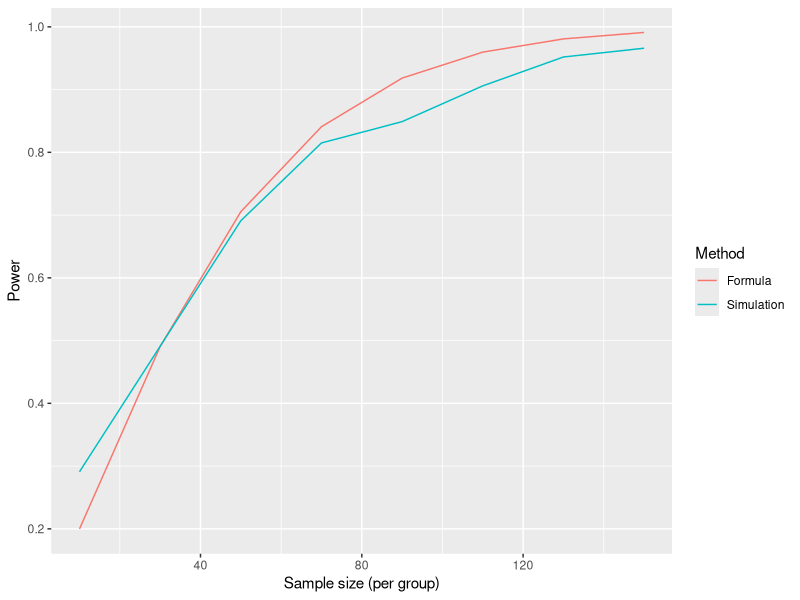
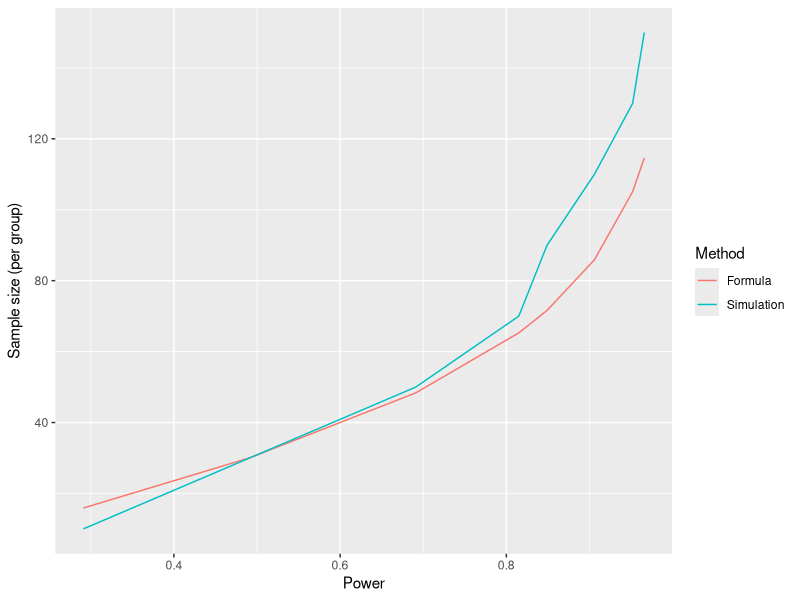

Here is the R script that generated these plots, in order: (Note: a time limit stopped this script after it produced the figures.)
# Basic Sample Size Calculation

#### Data Generating Function ####
create_rct_data <- function(n, procedure, mu_0, mu_1, sigma_0, sigma_1) {
  # Randomization procedure 1
  if (procedure == 1){
    group <- sample(rep(c(0,1),n)) 
  }
  
  # Randomization procedure 2: Binomial
  # most random way to generate the sequence:note that this result in non-equal 
  # sample size per arm
  if (procedure == 2){
    group <- (runif(2*n) > 0.5)*1
  }
  
  
  # Randomization procedure 3: Truncated Binomial
  else{
    group <- c()
    for (i in 1:(2*n)) {
      a <- sum(group == 1)
      b <- sum(group == 0)
      if (max(a, b) >= n) {
        group <- c(group, rep(1, n - a), rep(0, n - b))
        break
      }
      group <- c(group, (runif(1) > 0.5)*1)
    }
  }
  
  outcome <- (1-group) * rnorm(n=n, mean=mu_0, sd=sigma_0) +
    group * rnorm(n=n, mean=mu_1, sd=sigma_1)
  return(data.frame("group"=group, "outcome"=outcome))
}

# Test data-generating function
create_rct_data(n=3, 3, mu_0=2, mu_1=4, sigma_0=0.1, sigma_1=0.1)

# Test whether to reject null-hypothesis using z-test
run_test <- function(data) {
  #test_result <- t.test(outcome~group, data=data)
  #return(as.integer(test_result$p.value<0.05))
  
  group_means <- tapply(data$outcome, data$group, mean)
  group_sds <- tapply(data$outcome, data$group, sd)
  n1 <- sum(data$group == levels(as.factor(data$group))[1])
  n2 <- sum(data$group == levels(as.factor(data$group))[2])
  
  z_score <- (group_means[1] - group_means[2]) / sqrt((group_sds[1]^2 / n1) + (group_sds[2]^2 / n2))
  p_value <- 2 * (1 - pnorm(abs(z_score)))
  
  return(as.integer(p_value < 0.05))
}

#### Simulation Study ####
set.seed(43)
kSim <- 1000
power_sim <- data.frame(matrix(ncol = 2, nrow = 0))
colnames(power_sim) <- c("SampleSize","Power")
sample_size <- seq(10,150,20)
start_time <- Sys.time()
for (i in 1:length(sample_size)){
  df_temp <- data.frame(matrix(ncol = 3, nrow = 0))
  colnames(df_temp) <- c("nSim","sampleSize","test")
  #print(df_temp)
  for (k in 1:kSim){
    data <- create_rct_data(n = sample_size[i], 3, mu_0=17, mu_1=18, sigma_0=2, sigma_1=2)
    result <- run_test(data)
    # Do not use rbind, as it changes the original column names of the dataframe
    df_temp[k,] <- c(nSim = k,sampleSize = sample_size[i],test = result)
    #print(df_temp)
  }
  power_sim[i,] <- c(sample_size[i],sum(df_temp$test)/kSim)
}
print(power_sim)
end_time <- Sys.time()
print(end_time - start_time)

#### Check with the formula ####
power_formula <- function (n){
  pnorm(sqrt((n*(17-18)^2)/(2^2+2^2)) - qnorm(0.025, lower.tail=F))
}
power_fm <- sapply(sample_size, power_formula)

n_formula <- function (pw){
  (qnorm(0.025, lower.tail=F)+qnorm((1-pw), lower.tail = F))^2*(2^2+2^2)/((17-18)^2)
}
n_fm <- sapply(power_sim$Power, n_formula)
n_fm

library(ggplot2)
# x-sample size y-power plot
ggplot(data.frame(
  n = rep(sample_size, 2),
  power = c(power_sim$Power, power_fm),
  which = rep(c("Simulation","Formula"), each=length(sample_size))
), aes(x=n, y=power, color=factor(which))) +
  geom_line() +
  labs(color="Method", y="Power", x="Sample size (per group)")

# x-power y-sample size plot
ggplot(data.frame(
  power = rep(power_sim$Power, 2),
  n = c(power_sim$SampleSize, n_fm),
  which = rep(c("Simulation","Formula"), each=length(sample_size))
), aes(y=n, x=power, color=factor(which))) +
  geom_line() +
  labs(color="Method", x="Power", y="Sample size (per group)")

#### Package the simulation study in a function ####

# Input: number of simulation study, mean of control group, mean of experimental group, 
# variance of control group and experimental group, minimized sample size, maximized sample size and 
# the threshold of power

# Output: List of two elements: Table of sample size with its power, the minimum
# sample size that is over the threshold
sim_cpmean <- function(kSim,rp,step,mu_0,mu_1, sigma_0,sigma_1,min_sz,max_sz,threshold){
  #set.seed(43)
  power_sim <- data.frame(matrix(ncol = 2, nrow = 0))
  colnames(power_sim) <- c("SampleSize","Power")
  # Consider change it to bisection method
  sample_size <- seq(min_sz,max_sz,step)
  start_time <- Sys.time()
  for (i in 1:length(sample_size)){
    df_temp <- data.frame(matrix(ncol = 3, nrow = 0))
    colnames(df_temp) <- c("nSim","sampleSize","test")
    #print(df_temp)
    for (k in 1:kSim){
      data <- create_rct_data(n = sample_size[i], rp,mu_0=mu_0, mu_1=mu_1, sigma_0=sigma_0, sigma_1=sigma_1)
      result <- run_test(data)
      # Do not use rbind, as it changes the original column names of the dataframe
      df_temp[k,] <- c(nSim = k,sampleSize = sample_size[i],test = result)
      #print(df_temp)
    }
    power_sim[i,] <- c(sample_size[i],sum(df_temp$test)/kSim)
  }
  elgb_sz <- c()
  for (row in 1:dim(power_sim)[1]){
    if (power_sim[row,2] > threshold){
      elgb_sz <- c(elgb_sz,power_sim[row,1])
    }
  }
  if (length(elgb_sz)==0){
    elgb_sz <- c(max_sz)
    print("No eligible sample size is found to exceed the threshold!")
  }
  end_time <- Sys.time()
  print(end_time - start_time)
  return(list(power_sim,min(elgb_sz)))
}
#print(sim_cpmean(100,10,17,18,2,2,100,150,0.9))

#### Metrics ####
# Variability of n
min_n <- c()
for (i in 1:100){
  min_n <- c(min_n,sim_cpmean(1000,2,1,17,18,2,2,95,105,0.9)[[2]])
}
print(min_n)
print(var(min_n))
print(sd(min_n))

##### Sensitivity Analysis #####
kEvl = 100;kSim = 1000
# Changing randomization procedure

# Function to calculate min_nr for a specific randomization procedure
calc_min_nr <- function(rp) {
  min_nr <- c()
  for (i in 1:kEvl) {
    min_nr <- c(min_nr, sim_cpmean(kSim = kSim, rp = rp, step = 1,
                                   17, 18, 2, 2,
                                   min_sz = 95, max_sz = 105, threshold = 0.9)[[2]])}
  return(min_nr)
}

min_nr1 <- calc_min_nr(rp = 1)
min_nr2 <- calc_min_nr(rp = 2)
min_nr3 <- calc_min_nr(rp = 3)
min_nr <- list(min_nr1,min_nr2,min_nr3)
var_nr <- c(var(min_nr1),var(min_nr2),var(min_nr3))

print(var_nr)
freq_table1 <- table(min_nr3)
max_frequency1 <- max(freq_table1)
most_frequent_elements <- names(freq_table1)[freq_table1== max_frequency1]

cat("Most frequently occurring element(s): ", most_frequent_elements, "\n")
print(c(abs(n_formula(0.9)-mean(min_nr1)),abs(n_formula(0.9)-mean(min_nr2)),
        abs(n_formula(0.9)-mean(min_nr3))))

# Histogram
par(mfrow = c(3,1))
for (i in 1:3){
  hist(min_nr[[i]], main = paste("Histogram of n for Randomization Procedure " , i),
       xlab = "Minimum Sample Size")
}

# Number of simulation study
calc_min_nk <- function(kSim) {
  min_nk <- c()
  for (i in 1:kEvl) {
    min_nk <- c(min_nk, sim_cpmean(kSim = kSim, rp = 3, step = 1,
                                   17, 18, 2, 2,
                                   min_sz = 95, max_sz = 105, threshold = 0.9)[[2]])}
  return(min_nk)
}

kSims <- c(100,500,1000)
min_nk <- list();var_nk <- c();abs_nk <- c()

for (i in 1:length(kSims)) {
   min_nk0 <- calc_min_nk(kSims[i])
   min_nk[[i]] <- min_nk0
   var_nk <- c(var_nk,var(min_nk0))
   abs_nk <- c(abs_nk,abs(n_formula(0.9)-mean(min_nk0)))
}

print(abs_nk)
par(mfrow = c(3,1))
for (i in 1:length(kSims)){
  hist(min_nk[[i]], main = paste("Histogram of n for" , kSims[i], "of simulation replicates"),
       xlab = "Minimum Sample Size")
}

par(mfrow = c(1,1))
ggplot(data.frame(
  kSim = kSims,
  var = var_nk), aes(y=var_nk, x=kSim)) +
    geom_line() +
    labs(x="Number of Simulation Study", y="Variability of n")

# Threshold
# Note that at first we set step larger to see a small range of sample size and
# then set it smaller as 1 to find the more accurate estimation and run the simulation
min_nt1 <- c();min_nt2 <- c();min_nt3 <- c()
thresholds <- c(0.8,0.9,0.95)
for (k in 1:kEvl){
    min_nt1 <- c(min_nt1,sim_cpmean(kSim = kSim,rp = 3,step = 1,
                                    17,18,2,2,
                                    min_sz = 70,max_sz = 80,threshold = thresholds[1])[[2]])
    min_nt2 <- c(min_nt2,sim_cpmean(kSim = kSim,rp = 3,step = 1,
                                    17,18,2,2,
                                    min_sz = 95,max_sz = 110,threshold = thresholds[2])[[2]])
    min_nt3 <- c(min_nt3,sim_cpmean(kSim = kSim,rp = 3,step = 1,
                                    17,18,2,2,
                                    min_sz = 120,max_sz = 130,threshold = thresholds[3])[[2]])
  }

# for (k in 1:kEvl){
#   min_nt3 <- c(min_nt3,sim_cpmean(kSim = kSim,rp = 3,step = 1,
#                                   17,18,2,2,
#                                   min_sz = 120,max_sz = 130,threshold = thresholds[3])[[2]])
# }
var_nt <- c(var(min_nt1),var(min_nt2),var(min_nt3))
print(c(abs(n_formula(0.8)-mean(min_nt1)),abs(n_formula(0.9)-mean(min_nt2)),
        abs(n_formula(0.95)-mean(min_nt3))))

par(mfrow = c(3,1))
min_nt <- list(min_nt1,min_nt2,min_nt3)
for (i in 1:3){
  hist(min_nt[[i]], main = paste("Histogram of Power Threshold ", thresholds[i]),
       xlab = "Minimum Sample Size")
}

par(mfrow = c(1,1))
ggplot(data.frame(
  threshold = c(0.8,0.9,0.95),
  var = var_nt), aes(y=var, x=threshold))+
    geom_line() +
    labs(x="Power Threshold", y="Variability of n")

save(min_nr,min_nk,min_nt, 
    file = "/Users/beep/Downloads/申研/Cambridge/MRC BSU Internship/results2.Rdata")

### Retetet
